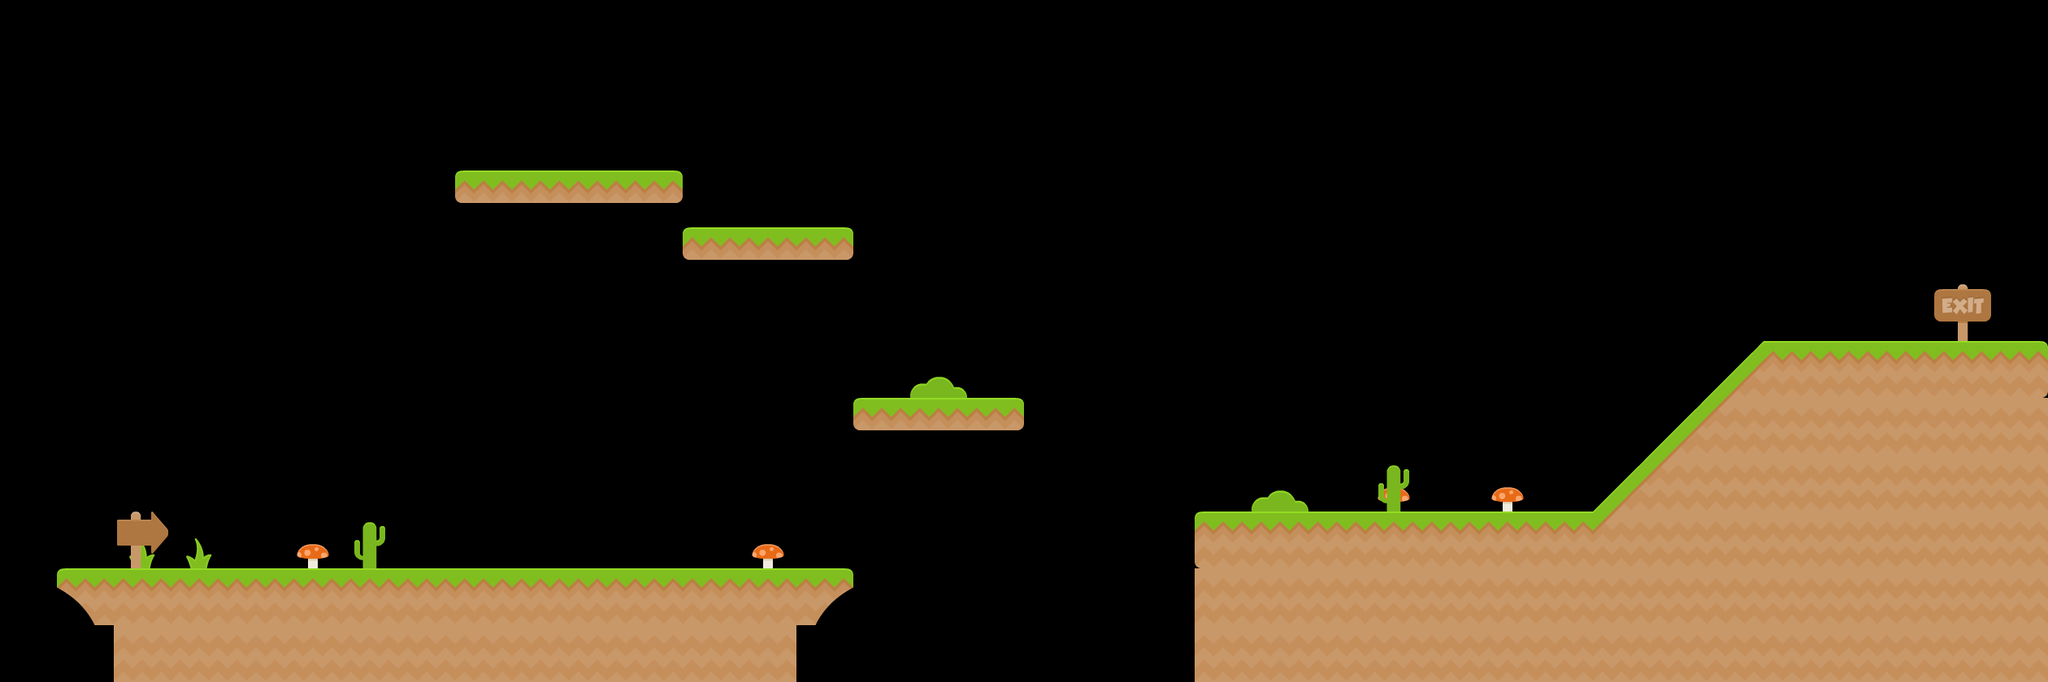

This game map was drawn from its Tiled (.tmx) file and the tilesets committed beside it. A one-line description and the trimmed map source follow:
An orthogonal 36x12 tile map with 70x70 px tiles, 3 tile layers (ground, background, foreground) and 25 objects.

<map version="1.0" tiledversion="1.1.5" orientation="orthogonal" renderorder="right-up" width="36" height="12" tilewidth="70" tileheight="70" infinite="0" nextobjectid="52">
 <properties>
  <property name="music" value="STAGE" />
  <property name="name" value="level1" />
 </properties>
 <tileset firstgid="1" source="tileset.tsx" />
 <layer name="ground" width="36" height="12">
  <data>[432 cells, 102 non-empty, 11 distinct tile ids]</data>
 </layer>
 <layer name="background" width="36" height="12">
  <data>[432 cells, 7 non-empty, 4 distinct tile ids]</data>
 </layer>
 <layer name="foreground" width="36" height="12">
  <data>[432 cells, 5 non-empty, 3 distinct tile ids]</data>
 </layer>
 <objectgroup name="collision">
  <object id="24" x="68" y="700" width="980" height="53.3333" />
  <object id="25" x="1050.67" y="490.667" width="206.667" height="13.3333">
   <properties>
    <property name="platform" type="bool" value="true" />
   </properties>
  </object>
  <object id="27" x="1470.67" y="630.667" width="486.667" height="50.6667" />
  <object id="28" x="2169.33" y="420" width="346.667" height="50.6667" />
  <object id="30" x="1960" y="630.667">
   <polyline points="0,0 210.667,-209.333" />
  </object>
  <object id="33" x="839.333" y="280" width="206.667" height="16">
   <properties>
    <property name="platform" type="bool" value="true" />
   </properties>
  </object>
  <object id="35" x="560.666" y="210.667" width="276" height="16">
   <properties>
    <property name="platform" type="bool" value="true" />
   </properties>
  </object>
 </objectgroup>
 <objectgroup name="objects">
  <object id="8" gid="4" x="280.417" y="560.25" width="70" height="70">
   <properties>
    <property name="userData" value="coin" />
   </properties>
  </object>
  <object id="9" gid="1" x="525.333" y="559.667" width="70" height="70">
   <properties>
    <property name="userData" value="InfoBox1" />
   </properties>
  </object>
  <object id="11" gid="5" x="2450" y="421" width="70" height="70">
   <properties>
    <property name="userData" value="coinFlag" />
   </properties>
  </object>
  <object id="23" gid="1" x="2173" y="280.333" width="70" height="70">
   <properties>
    <property name="userData" value="InfoBox2" />
   </properties>
  </object>
  <object id="38" gid="4" x="279.333" y="490" width="70" height="70">
   <properties>
    <property name="userData" value="coin" />
   </properties>
  </object>
  <object id="39" gid="4" x="351" y="559.5" width="70" height="70">
   <properties>
    <property name="userData" value="coin" />
   </properties>
  </object>
  <object id="40" gid="4" x="1058.33" y="601" width="70" height="70">
   <properties>
    <property name="userData" value="coin" />
   </properties>
  </object>
  <object id="41" gid="4" x="1289" y="395.667" width="70" height="70">
   <properties>
    <property name="userData" value="coin" />
   </properties>
  </object>
  <object id="42" gid="4" x="1375.67" y="367.667" width="70" height="70">
   <properties>
    <property name="userData" value="coin" />
   </properties>
  </object>
  <object id="43" gid="4" x="1467.67" y="411.667" width="70" height="70">
   <properties>
    <property name="userData" value="coin" />
   </properties>
  </object>
  <object id="44" gid="4" x="1519.67" y="497" width="70" height="70">
   <properties>
    <property name="userData" value="coin" />
   </properties>
  </object>
  <object id="45" gid="4" x="1554.33" y="582.333" width="70" height="70">
   <properties>
    <property name="userData" value="coin" />
   </properties>
  </object>
  <object id="46" gid="4" x="1915.67" y="447.667" width="70" height="70">
   <properties>
    <property name="userData" value="coin" />
   </properties>
  </object>
  <object id="47" gid="4" x="2058.33" y="287.667" width="70" height="70">
   <properties>
    <property name="userData" value="coin" />
   </properties>
  </object>
  <object id="48" gid="4" x="373" y="183.667" width="70" height="70">
   <properties>
    <property name="userData" value="coin" />
   </properties>
  </object>
  <object id="49" gid="4" x="442.333" y="113" width="70" height="70">
   <properties>
    <property name="userData" value="coin" />
   </properties>
  </object>
  <object id="50" gid="4" x="901" y="187.667" width="70" height="70">
   <properties>
    <property name="userData" value="coin" />
   </properties>
  </object>
  <object id="51" gid="4" x="661" y="123.667" width="70" height="70">
   <properties>
    <property name="userData" value="coin" />
   </properties>
  </object>
 </objectgroup>
</map>
